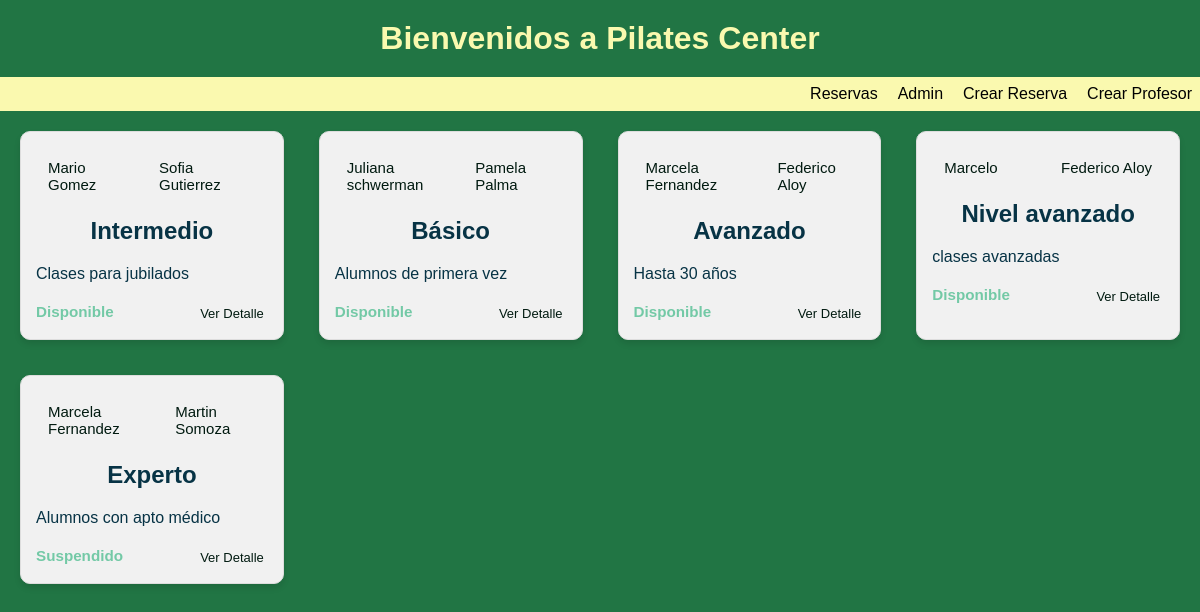
The page /reserves/list/ on the database its author committed.
### reserves/models.py (models this page shows, shortened)
class Clase(models.Model):
    profesor = models.ForeignKey(Profesor, on_delete=models.CASCADE,related_name='clases')
    suplente = models.ForeignKey(Suplente, on_delete=models.CASCADE,related_name='clases')
    nivel = models.CharField(max_length=50)
    descripcion = models.CharField(max_length=200)
    fecha_inicio = models.DateField(default=datetime.now)
    fecha_fin = models.DateField(default=datetime.now)
    estado = models.ForeignKey(Estado, on_delete=models.CASCADE,related_name='clases')

class Profesor(models.Model):
    nombre = models.CharField(max_length=20)
    def __str__(self):
        return f"{self.nombre}"

class Suplente(models.Model):
    nombre = models.CharField(max_length=20)
    def __str__(self):
        return f"{self.nombre}"

class Estado(models.Model):
    estado = models.CharField(max_length=11)
    def __str__(self):
        return f"{self.estado}"

### reserves/views.py (the view)
# urls.py: path("list/", list_view, name = "reserves-list"),
def list_view(request):
    clases = Clase.objects.all().order_by('estado', 'suplente')
    contexto_dict = {'clases': clases}
    return render(request, "reserves/list.html", contexto_dict)

### reserves/templates/reserves/list.html
{% extends 'reserves/home.html' %} {% block content %}
<div class="clase-container">
  {% for clase in clases %}
  <div class="clase">
    <div class="clase-header">
      <a href="{% url 'filter_by_profesor' clase.profesor.nombre %}" class="tag"
        >{{ clase.profesor }}</a
      >
      <a href="{% url 'filter_by_suplente' clase.suplente.nombre %}" class="tag"
        >{{ clase.suplente }}</a
      >
    </div>
    <h2>{{ clase.nivel }}</h2>
    <p>{{ clase.descripcion }}</p>
    <div class="clase-footer">
      <h3 data-estado="{{ clase.estado }}">{{ clase.estado }}</h3>
      <a href="{% url 'detail_view' clase.id %}" class="btn-detail"
        >Ver Detalle</a
      >
    </div>
  </div>
  {% empty %}
  <p>No hay reservas disponibles.</p>
  {% endfor %}
</div>
{% endblock %}

### reserves/templates/reserves/home.html (shortened to what this page needs)
{% load static %}
<!DOCTYPE html>
<html lang="en">
  <head>
    <link rel="stylesheet" href="{% static 'reserves/styleshome.css' %} " />
  </head>
  <body>
    <header>
      <div class="header-container">
        <h1>Bienvenidos a Pilates Center</h1>
      </div>
    </header>
    <nav>
      <ul>
        <li>
          <a href="/reserves/list">Reservas</a>
        </li>
        <li>
          <a href="/admin/">Admin</a>
        </li>
        <li>
          <a href="/reserves/create/clases/">Crear Reserva</a>
        </li>
        <li>
          <a href="/reserves/create/profesor/">Crear Profesor</a>
        </li>
      </ul>
    </nav>
    <main>{% block content %} {% endblock content %}</main>
  </body>
</html>

### reserves/static/reserves/styleshome.css (style rules this page uses)
* { margin: 0; padding: 0; box-sizing: border-box; }
body { font-family: sans-serif; background-color: #217544; }
.header-container { background-color: #217544; color: #faf9af; text-align: center; padding: 20px; }
nav { background-color: #faf9af; color: #000000; padding: 8px; }
nav ul { list-style-type: none; display: flex; justify-content: flex-end; }
nav li { margin-left: 20px; cursor: pointer; }
nav a { color: #000000; text-decoration: none; }
.clase-container { display: grid; grid-template-columns: repeat(auto-fill, minmax(200px, 1fr)); gap: 35px; padding: 20px; }
.clase { border: 1px solid #ddd; border-radius: 10px; background-color: #f1f1f1; padding: 15px; box-shadow: 0 4px 6px rgba(0, 0, 0, 0.1); transition: transform 0.3s ease-in-out; }
@media (min-width: 768px) { .clase-container { grid-template-columns: repeat(4, 1fr); } }
.clase-header { display: flex; justify-content: space-between; margin-bottom: 12px; }
.tag { font-size: 15px; color: #011a10; padding: 12px 12px; border-radius: 5px; background-color: transparent; text-decoration: none; }
.clase h2 { margin-bottom: 20px; text-align: center; color: #073345; }
.clase p { margin-bottom: 20px; color: #073345; }
.clase-footer { display: flex; justify-content: space-between; font-size: 13px; }
.clase h3 { color: #73c9a6; }
.btn-detail { color: #011a10; padding: 3px 4px; border-radius: 5px; text-decoration: none; }

### rows shown on the page
Clase: profesor "Mario Gomez", suplente "Sofia Gutierrez", nivel "Intermedio", descripcion "Clases para jubilados", estado "Disponible"
Clase: profesor "Juliana schwerman", suplente "Pamela Palma", nivel "Básico", descripcion "Alumnos de primera vez", estado "Disponible"
Clase: profesor "Marcela Fernandez", suplente "Federico Aloy", nivel "Avanzado", descripcion "Hasta 30 años", estado "Disponible"
Clase: profesor "Marcelo", suplente "Federico Aloy", nivel "Nivel avanzado", descripcion "clases avanzadas", estado "Disponible"
Clase: profesor "Marcela Fernandez", suplente "Martin Somoza", nivel "Experto", descripcion "Alumnos con apto médico", estado "Suspendido"
